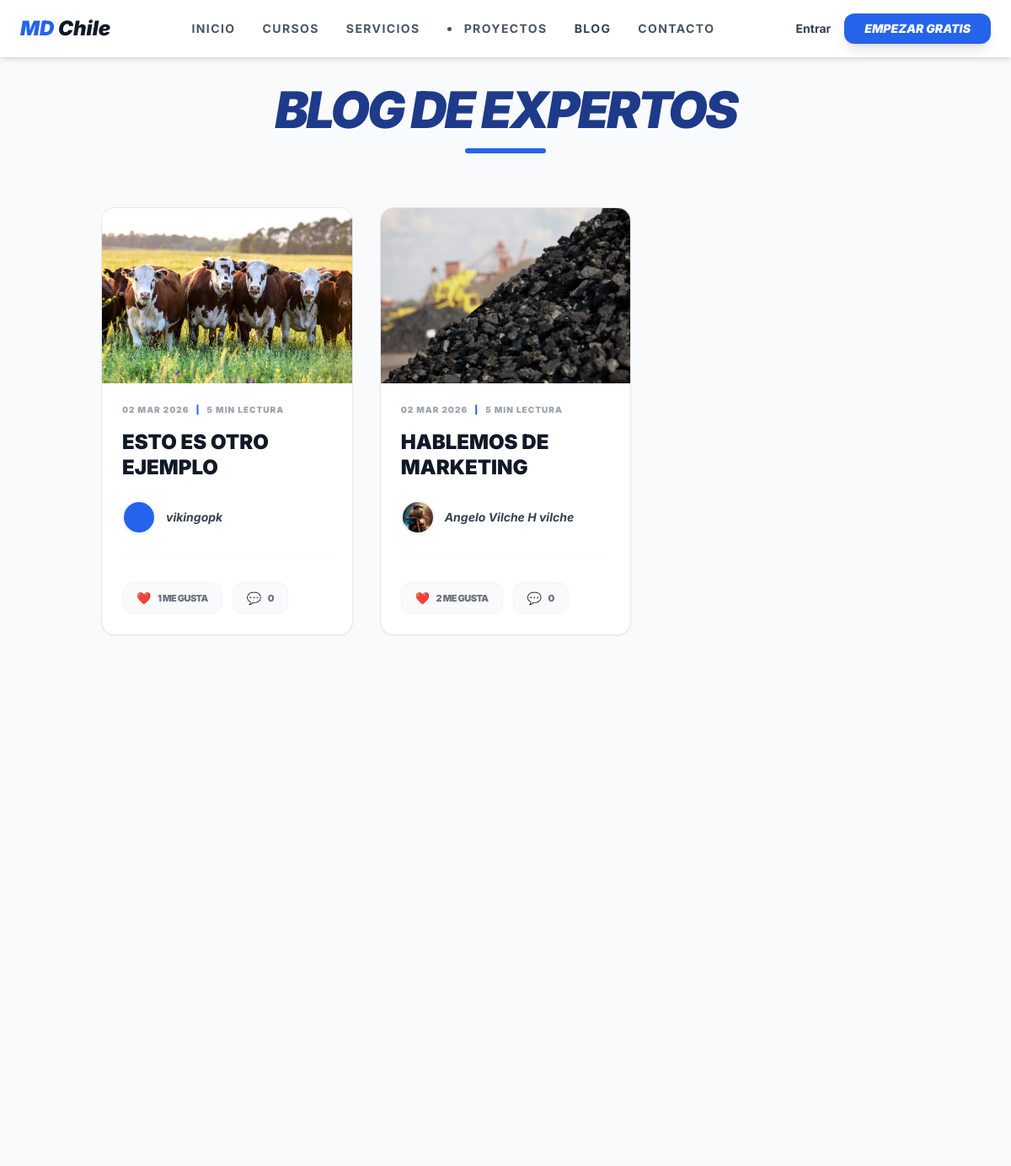
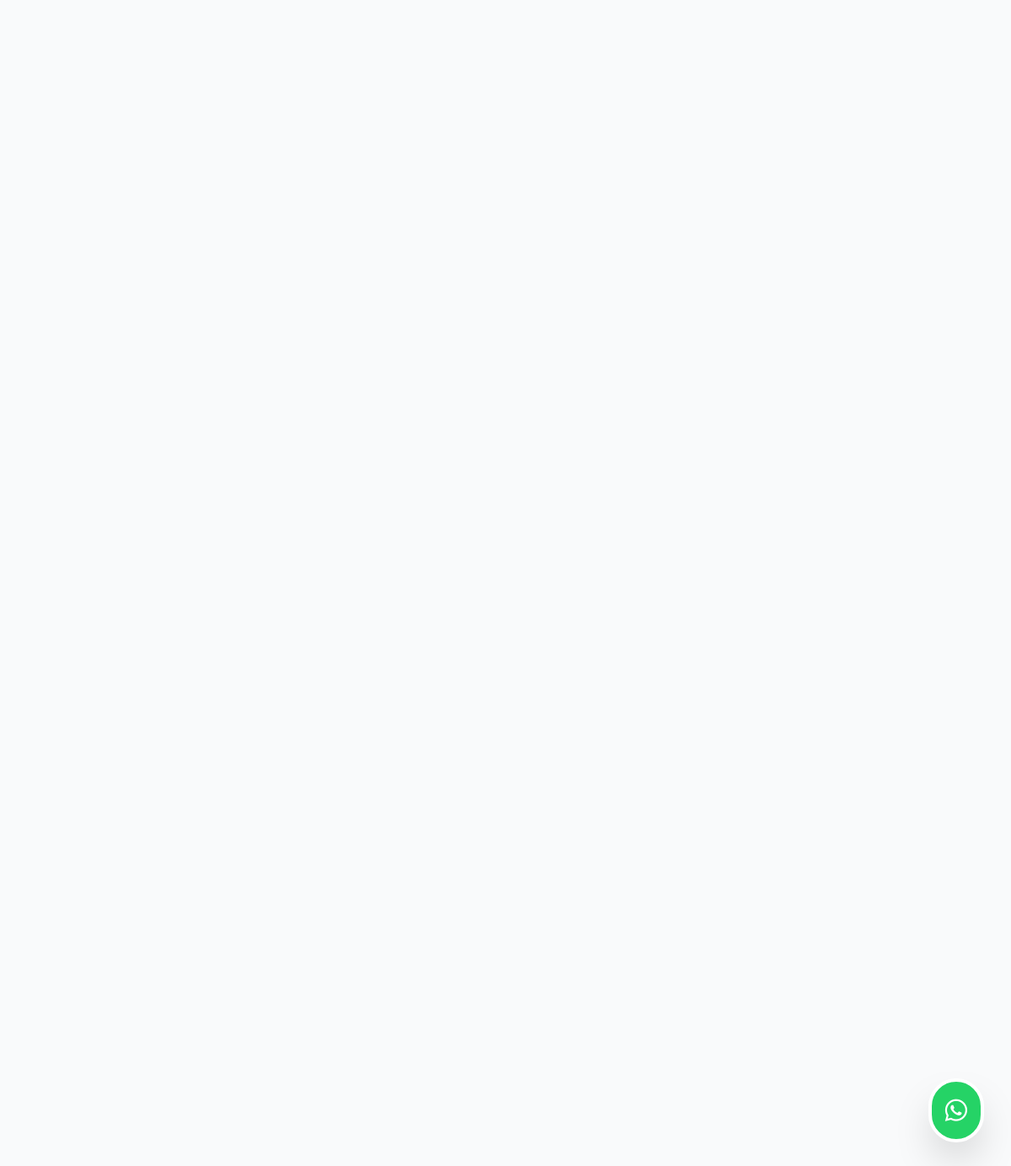
Screenshot of /blog/ with the database file from the repository (2 pictures, top to bottom).
### agency/models.py (models this page shows, shortened)
class Post(models.Model):
    title = models.CharField(max_length=200, verbose_name="Título del Artículo")
    slug = models.SlugField(unique=True, blank=True)
    content = models.TextField(verbose_name="Contenido (HTML permitido)")
    image = models.ImageField(upload_to='blog/', verbose_name="Imagen de Portada")
    video_url = models.URLField(blank=True, null=True, verbose_name="URL Video Lateral (YouTube)")
    author = models.ForeignKey(
        settings.AUTH_USER_MODEL,
        on_delete=models.CASCADE,
        verbose_name="Autor"
    )
    created_at = models.DateTimeField(auto_now_add=True)
    is_published = models.BooleanField(default=True, verbose_name="¿Publicado?")
    likes_count = models.PositiveIntegerField(default=0, verbose_name="Me gusta")
    comments_count = models.PositiveIntegerField(default=0, verbose_name="Comentarios")
    reading_time = models.PositiveIntegerField(default=5, verbose_name="Minutos de lectura")
    class Meta:
        ordering = ['-created_at']
        verbose_name = "Artículo"
        verbose_name_plural = "Blog - Artículos"

### users/models.py (models this page shows, shortened)
class User(AbstractUser):
    is_client = models.BooleanField(default=True)
    is_admin_user = models.BooleanField(default=False)
    profile_picture = models.ImageField(upload_to='users/profiles/', null=True, blank=True)
    bio = models.TextField(max_length=500, blank=True)
    rut = models.CharField(max_length=12, blank=True, null=True)
    linkedin_url = models.URLField(blank=True, null=True)

### courses/views.py (the view)
# urls.py: path('blog/', views.blog_list, name='blog_list'),
def blog_list(request):
    posts = Post.objects.filter(is_published=True)
    return render(request, 'agency/blog_list.html', {'posts': posts})

### templates/agency/blog_list.html (shortened to what this page needs)
{% extends 'base.html' %}
{% block content %}
<div class="container mx-auto p-8 bg-gray-50 min-h-screen">
    <div class="text-center mb-16">
        <h1 class="text-4xl md:text-6xl font-black text-blue-900 italic mb-4 uppercase tracking-tighter">Blog de Expertos</h1>
        <div class="w-24 h-1.5 bg-blue-600 mx-auto rounded-full"></div>
    </div>
    <div class="grid grid-cols-1 md:grid-cols-3 gap-8">
        {% for post in posts %}
            <div class="bg-white rounded-2xl shadow-sm border border-gray-200 overflow-hidden transition-all hover:shadow-2xl hover:-translate-y-2 duration-300 flex flex-col">
                <div class="h-52 w-full overflow-hidden">
                    {% if post.image %}
                        <img src="{{ post.image.url }}" class="w-full h-full object-cover" alt="{{ post.title }}">
                    {% endif %}
                </div>
                <div class="p-6 flex-grow flex flex-col">
                    <div class="flex items-center text-gray-400 text-[10px] font-black uppercase tracking-widest mb-4">
                        <span>{{ post.created_at|date:"d M Y" }}</span>
                        <span class="mx-2 text-blue-600">|</span>
                        <span>{{ post.reading_time }} min lectura</span>
                    </div>
                    <h2 class="text-2xl font-black mb-6 text-gray-900 leading-tight hover:text-blue-600 transition cursor-pointer">
                        <a href="{% url 'blog_detail' post.slug %}">{{ post.title|upper }}</a>
                    </h2>
                    <div class="flex items-center mb-8 pb-6 border-b border-gray-50">
                        <div class="w-10 h-10 rounded-full overflow-hidden border-2 border-blue-50 shadow-sm mr-3 flex-shrink-0">
                            {% if post.author.profile_picture %}
                                <img src="{{ post.author.profile_picture.url }}" class="w-full h-full object-cover">
                            {% else %}
                                <div class="w-full h-full bg-blue-600 flex items-center justify-center text-white font-black text-xs italic">
                                </div>
                            {% endif %}
                        </div>
                        <span class="text-gray-700 text-sm font-bold italic">
                            {{ post.author.get_full_name|default:post.author.username }}
                        </span>
                    </div>
                    <div class="mt-auto flex items-center space-x-3">
                        <div class="bg-gray-50 border border-gray-100 rounded-xl px-4 py-2 flex items-center text-gray-500 text-[11px] font-black uppercase tracking-tighter">
                            <span class="mr-2 text-sm">❤️</span> {{ post.likes_count }} me gusta
                        </div>
                        <div class="bg-gray-50 border border-gray-100 rounded-xl px-4 py-2 flex items-center text-gray-500 text-[11px] font-black uppercase tracking-tighter">
                            <span class="mr-2 text-sm">💬</span> {{ post.comments_count }}
                        </div>
                    </div>
                </div>
            </div>
        {% empty %}
            <div class="col-span-full py-20 text-center bg-white rounded-3xl border-2 border-dashed border-gray-100">
                <p class="text-gray-400 font-bold italic">Estamos preparando contenido de alto valor para ti.</p>
            </div>
        {% endfor %}
    </div>
</div>
{% endblock %}

### templates/base.html (style rules this page uses)
body { font-family: 'Inter', sans-serif; }

### rows the page displays
Post: image (picture), created_at "02 MAR 2026", reading_time "5", title "ESTO ES OTRO EJEMPLO", author.get_full_name "vikingopk", likes_count "1", comments_count "0"
Post: image (picture), created_at "02 MAR 2026", reading_time "5", title "HABLEMOS DE MARKETING", author.profile_picture (picture), author.get_full_name "Angelo Vilche H vilche", likes_count "2", comments_count "0"
